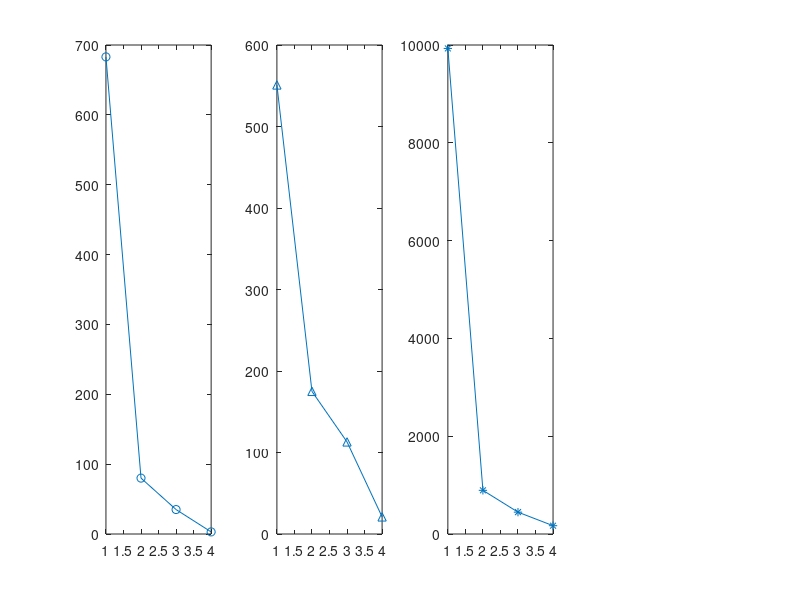
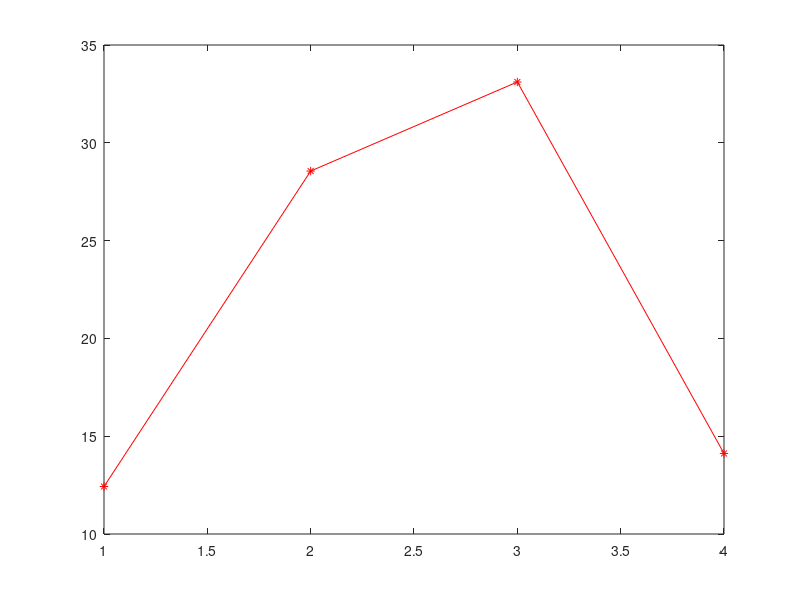

MATLAB code for these plots, in order:
clc,clear
storm_event = {'Severe Storm','Major Storm','Ice Storm','Thunderstorm','Tropical Storm','Winter Storm','Snow Storm','Hurricane'};
storm = {'Storm'};
wind = {'High Wind','Highwind','Wind Storm','Windstorm','Strong Wind','Heavy Wind'};
wind2 = {'Wind'};
other_weather = {'Severe Weather','Severe weather','Weather','Tropical Depression ','Heat','High Temperature','Flood','Lightning','Earthquake','Fire','Natural','Nature','Ice'};
other = {'Failure','Cyber','Terrorist','Human','physical attact','Voltage Reduction','Equipment','Vandalism','Sabotage','Operat'};

load('single_state');
load('normalize_single_state')
data = normalize_single_state(1:2156,:);%2001-2007 1:278;%2008-2014 279:1183;%2015- 1184:2156/2428

load('state_RES');
RES_pen = state_RES(48*12*0+1:48*12*20,:);%48state*12month*21years% wind,soar,wind+solar

% % 2001-2021 https://www.eia.gov/electricity/data/browser/#/topic/56?agg=0,1&geo=g&endsec=vg&linechart=ELEC.CUSTOMERS.US-ALL.A~ELEC.CUSTOMERS.US-RES.A~ELEC.CUSTOMERS.US-COM.A~ELEC.CUSTOMERS.US-IND.A&columnchart=ELEC.CUSTOMERS.US-ALL.A~ELEC.CUSTOMERS.US-RES.A~ELEC.CUSTOMERS.US-COM.A~ELEC.CUSTOMERS.US-IND.A&map=ELEC.CUSTOMERS.US-ALL.A&freq=A&start=2008&end=2021&ctype=linechart&ltype=pin&rtype=s&maptype=0&rse=0&pin=
% customer_number = [131359239 133624035 134544348 136119176 138367159 140403965 142121652 143395691	143529126	144139862	144508982	145293583	146288214	147373362	148632855	150055191	151779385	153338872	154898041	156522920	157915856];
% % 2001-2021 https://www.eia.gov/electricity/data/browser/#/topic/5?agg=0,1&geo=g&endsec=vg&linechart=ELEC.SALES.US-ALL.A~~~~~&columnchart=ELEC.SALES.US-ALL.A~ELEC.SALES.US-RES.A~ELEC.SALES.US-COM.A~ELEC.SALES.US-IND.A&map=ELEC.SALES.US-ALL.A&freq=A&start=2001&end=2021&ctype=linechart&ltype=pin&rtype=s&maptype=0&rse=0&pin=
% customer_MWh = [3394458	3465466	3493734	3547479	3660969	3669919	3764561	3733965	3596795	3754841	3749846	3694650	3724868	3764700	3758992	3762462	3723356	3859185	3811150	3717674	3794539];
% % normalize according to 2020
% temp = customer_number(20);
% for i=1:length(customer_number)
%     customer_number(i) = temp/customer_number(i);
% end
% temp = customer_MWh(20);
% for i=1:length(customer_MWh)
%     customer_MWh(i) = temp/customer_MWh(i);
% end
% 
% normalize event demand MW & customer number
% for i = length(single_state)
%     temp = single_state{i,1};
%     index = strfind(temp,'/');
%     year = str2num(temp(index(2)+1:index(2)+4));
%     month = str2num(temp(1:index(1)-1));
%     day = str2num(temp(index(1)+1:index(2)-1));
%     if strcmp(class(single_state{i,6}),'double') == 1
%         single_state{i,6} = single_state{i,6}*customer_MWh(year-2000);   
%     end
%     if strcmp(class(single_state{i,7}),'double') == 1
%         single_state{i,7} = single_state{i,7}*customer_number(year-2000);   
%     end     
% end


state_event_cell = cell(1,12);
state_No_event_cell = cell(1,12);
for i = 1:length(data)
    per = (data{i,10}+data{i,11})/data{i,12};
    data{i,12} = per*100;
    event_sign = 0;
    for j = 1:length(storm_event)
        if isempty(strfind(data{i,5},storm_event{j})) == 0
            event_sign = 1;
        end
    end
    for j = 1:length(storm)
        if isempty(strfind(data{i,5},storm{j})) == 0
            event_sign = 1;
        end
    end
    for j = 1:length(wind)
        if isempty(strfind(data{i,5},wind{j})) == 0
            event_sign = 1;
        end
    end
    for j = 1:length(wind2)
        if isempty(strfind(data{i,5},wind2{j})) == 0
            event_sign = 1;
        end
    end
    for j = 1:length(other_weather)
        if isempty(strfind(data{i,5},other_weather{j})) == 0
            event_sign = 1;
        end
    end
    if event_sign == 1
        state_event_cell = [state_event_cell;data(i,:)];
    else
        state_No_event_cell = [state_No_event_cell;data(i,:)];
    end
end
state_event_cell(1,:) = [];
state_No_event_cell(1,:) = [];

% save('state_event_cell','state_event_cell')
% save('state_No_event_cell','state_No_event_cell')

% event_cell = state_event_cell;

intensity_type = 7;%3duration,6demandMW,7customer
event_cell=cell(1,12);
for i = 1:length(state_event_cell)
    if strcmp(class(state_event_cell{i,intensity_type}),'double')==1 %&& strcmp(class(state_event_cell{i,6}),'double')==1
        if state_event_cell{i,intensity_type} >= 0%60%60*24*3%1440*5
            event_cell = [event_cell;state_event_cell(i,:)];
        end
    end
end
event_cell(1,:) = [];


No_event_cell=cell(1,12);
for i = 1:length(state_No_event_cell)
    if strcmp(class(state_No_event_cell{i,intensity_type}),'double')==1 %&& strcmp(class(state_No_event_cell{i,6}),'double')==1
        if state_No_event_cell{i,intensity_type} >= 0%60%60*24*3%1440*5
            No_event_cell = [No_event_cell;state_No_event_cell(i,:)];
        end
    end
end
No_event_cell(1,:) = [];

% event_cell = state_event_cell;
% No_event_cell = state_No_event_cell;

% figure(1)
% 
% x1 = cell2mat(event_cell(:,12));
% y1 = cell2mat(event_cell(:,intensity_type));
% year1 = [];
% time1 = [];
% for i = 1:length(event_cell)
%     temp = event_cell{i,1};
%     index = strfind(temp,'/');
%     year = str2num(temp(index(2)+1:index(2)+4));
%     month = str2num(temp(1:index(1)-1));
%     day = str2num(temp(index(1)+1:index(2)-1));
%     year1 = [year1,year];
%     time1 = [time1,(year-2001)*12+month];
% end
% 
% x2 = cell2mat(No_event_cell(:,12));
% y2 = cell2mat(No_event_cell(:,intensity_type));
% year2 = [];
% time2 = [];
% for i = 1:length(No_event_cell)
%     temp = No_event_cell{i,1};
%     index = strfind(temp,'/');
%     year = str2num(temp(index(2)+1:index(2)+4));
%     month = str2num(temp(1:index(1)-1));
%     day = str2num(temp(index(1)+1:index(2)-1));
%     year2 = [year2,year];
%     time2 = [time2,(year-2001)*12+month];
% end
% 
% plot3(time1,x1,y1,'or')
% hold on
% plot3(time2,x2,y2,'b*')
% xlabel('year')
% ylabel('RES percentage')
% if intensity_type == 3
%     zlabel('Blackout duration')
% end
% if intensity_type == 6
%     zlabel('Demand loss MW')
% end
% if intensity_type == 7
%     zlabel('Affected customer number')
% end
% grid on
% set(gca,'XTick',[0:24:240])
% %zlim([0,5000])
% 
% figure(2)
x = RES_pen(:,3)*100;
y = zeros(length(RES_pen),1);
% plot(x,y,'o')


figure(3)
subplot(1,4,1)
event_count = [];
per_event = cell2mat(event_cell(:,12));
% for s=1:10
%     count = 0;
%     for ss = 1:length(per_event)
%         if per_event(ss)<s*10 && per_event(ss)>=(s-1)*10
%             count = count + 1;
%         end       
%     end
%     event_count = [event_count,count];
% end
% plot([1:10],event_count,'-o')

for s=1:2
    count = 0;
    for ss = 1:length(per_event)
        if per_event(ss)<s*10 && per_event(ss)>=(s-1)*10
            count = count + 1;
        end       
    end
    event_count = [event_count,count];
end
% count = 0;
% for ss = 1:length(per_event)
%     if per_event(ss)<25 && per_event(ss)>=15
%         count = count + 1;
%     end
% end
% event_count = [event_count,count];
count = 0;
for ss = 1:length(per_event)
    if  per_event(ss)<30 &&per_event(ss)>=20
        count = count + 1;
    end
end
event_count = [event_count,count];
count = 0;
for ss = 1:length(per_event)
    if  per_event(ss)>=30 &&per_event(ss)<40
        count = count + 1;
    end
end
event_count = [event_count,count];
plot([1:4],event_count,'-o')

subplot(1,4,2)
no_event_count = [];
per_no_event = cell2mat(No_event_cell(:,12));
% for s=1:10
%     count = 0;
%     for ss = 1:length(per_no_event)
%         if per_no_event(ss)<s*10 && per_no_event(ss)>=(s-1)*10
%             count = count + 1;
%         end       
%     end
%     no_event_count = [no_event_count,count];
% end
% plot([1:10],no_event_count,'^-')
for s=1:2
    count = 0;
    for ss = 1:length(per_no_event)
        if per_no_event(ss)<s*10 && per_no_event(ss)>=(s-1)*10
            count = count + 1;
        end       
    end
    no_event_count = [no_event_count,count];
end
% count = 0;
% for ss = 1:length(per_no_event)
%     if per_no_event(ss)<25 && per_no_event(ss)>=15
%         count = count + 1;
%     end
% end
% no_event_count = [no_event_count,count];
count = 0;
for ss = 1:length(per_no_event)
    if per_no_event(ss)<30 && per_no_event(ss)>=20
        count = count + 1;
    end
end
no_event_count = [no_event_count,count];
count = 0;
for ss = 1:length(per_no_event)
    if per_no_event(ss)>=30 && per_no_event(ss)<40
        count = count + 1;
    end
end
no_event_count = [no_event_count,count];
plot([1:4],no_event_count,'^-')


subplot(1,4,3)
% total grid numbers under differnet RES percentage
load('state_RES_weather_cell')
grid_weather = cell2mat(state_RES_weather_cell(2:end,7:12));
grid_count = [];
grid_weather_count = [];
% for s=1:10
%     count = 0;
%     count2 = 0;
%     for ss = 1:length(x)
%         if x(ss)<s*10 && x(ss)>=(s-1)*10
%             count = count + 1;
%             count2 = count2 + grid_weather(ss,end);
%         end
%     end
%     grid_count = [grid_count,count];
%     grid_weather_count = [grid_weather_count,count2];
% end
% plot([1:10],grid_count,'*-')
% subplot(1,4,4)
% plot([1:10],grid_weather_count,'*-')

for s=1:2
    count = 0;
    count2 = 0;
    for ss = 1:length(x)
        if x(ss)<s*10 && x(ss)>=(s-1)*10
            count = count + 1;
%            count2 = count2 + grid_weather(ss,end);
        end
    end
    grid_count = [grid_count,count];
%    grid_weather_count = [grid_weather_count,count2];
end
% count = 0;
% count2 = 0;
% for ss = 1:length(x)
%     if x(ss)<25 && x(ss)>=15
%         count = count + 1;
%         count2 = count2 + grid_weather(ss,end);
%     end
% end
% grid_count = [grid_count,count];
% grid_weather_count = [grid_weather_count,count2];
count = 0;
count2 = 0;
for ss = 1:length(x)
    if x(ss)<30 && x(ss)>=20
        count = count + 1;
%        count2 = count2 + grid_weather(ss,end);
    end
end
grid_count = [grid_count,count];
%grid_weather_count = [grid_weather_count,count2];
count = 0;
count2 = 0;
for ss = 1:length(x)
    if x(ss)>=30 && x(ss)<40
        count = count + 1;
%        count2 = count2 + grid_weather(ss,end);
    end
end
grid_count = [grid_count,count];
%grid_weather_count = [grid_weather_count,count2];
plot([1:4],grid_count,'*-')
% subplot(1,4,4)
% plot([1:4],grid_weather_count,'*-')

figure(4)
plot([1:4],(event_count+no_event_count)./grid_count*100,'r*-')%,[1:10],no_event_count./grid_count,'ro-')
hold on
% figure(5)
% plot([1:4],event_count./grid_weather_count*100,'r^-')%,[1:10],no_event_count./grid_weather_count,'bo-')
% hold on
% ylabel('event occur percentage')
